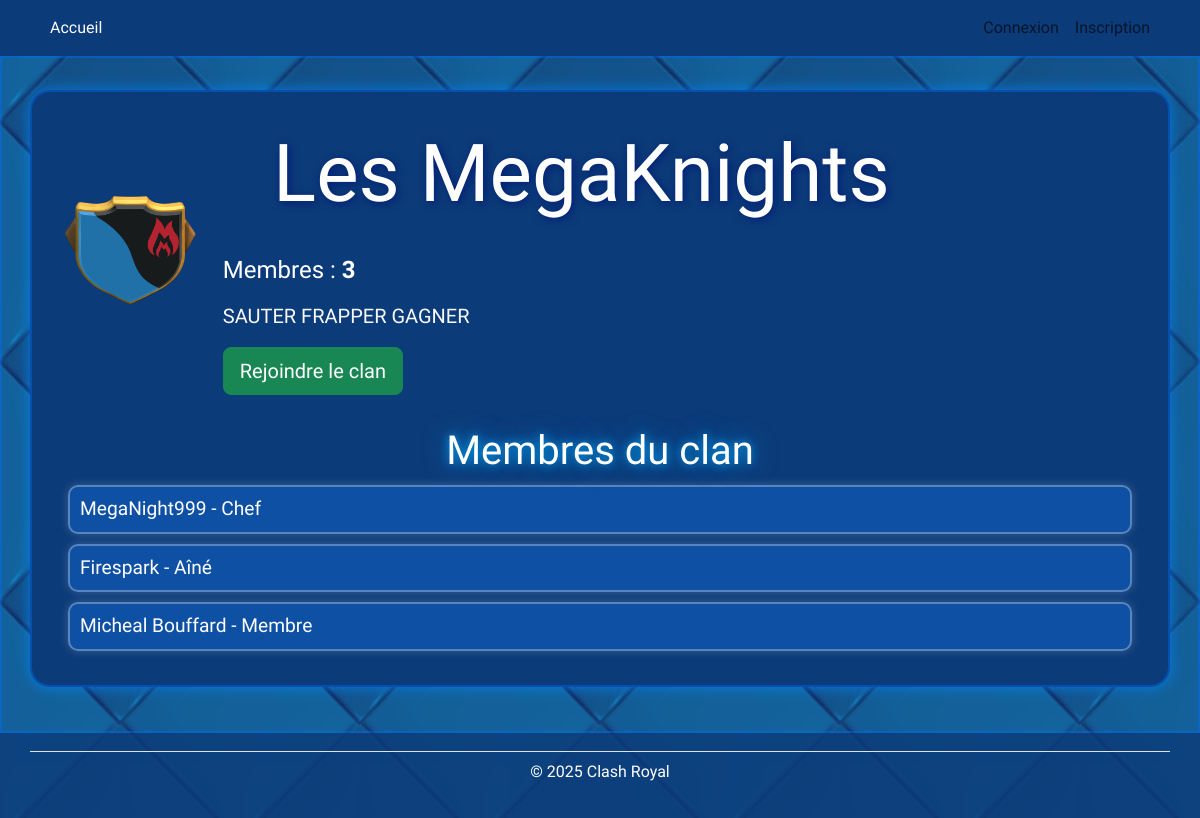
The app's page /vue/clanDescriptif.php?id=1 with its own data.
### tables this page shows
CREATE TABLE Clan(
    Id_Clan INT AUTO_INCREMENT,
    nom_clan VARCHAR(150)  NOT NULL,
    description_clan VARCHAR(500)  NOT NULL,
    prive BOOLEAN NOT NULL,
    PRIMARY KEY(Id_Clan),
    UNIQUE(nom_clan)
);

CREATE TABLE UtilisateurClan(
    Id_Clan INT,
    Id_Utilisateur INT,
    Id_Role INT,
    PRIMARY KEY(Id_Clan, Id_Utilisateur, Id_Role),
    FOREIGN KEY(Id_Clan) REFERENCES Clan(Id_Clan),
    FOREIGN KEY(Id_Utilisateur) REFERENCES Utilisateur(Id_Utilisateur),
    FOREIGN KEY(Id_Role) REFERENCES Role(Id_Role)
);

CREATE TABLE Utilisateur(
    Id_Utilisateur INT AUTO_INCREMENT,
    nom VARCHAR(100)  NOT NULL,
    mot_de_passe VARCHAR(255)  NOT NULL,
    PRIMARY KEY(Id_Utilisateur),
    UNIQUE(nom)
);

CREATE TABLE Role(
    Id_Role INT AUTO_INCREMENT,
    role VARCHAR(30) ,
    PRIMARY KEY(Id_Role)
);

### modele/modeleClan.php (called while the page is built, shortened)
<?php
class ModeleClan
{
    public static function ObtenirClanParId($idClan)
    {
        $connexion = BD::ObtenirConnexion();
        $req = $connexion->prepare(
            "SELECT * FROM Clan WHERE Id_Clan = :Id_Clan"
        );
        $req->bindParam(':Id_Clan', $idClan);
        $req->execute();
        return $req;
    }
    public static function ObtenirClanUtilisateur($idUtilisateur)
    {
        $connexion = BD::ObtenirConnexion();
        $req = $connexion->prepare(
            "SELECT * FROM Clan
            JOIN UtilisateurClan ON Clan.Id_Clan = UtilisateurClan.Id_Clan
            WHERE UtilisateurClan.Id_Utilisateur = :Id_Utilisateur"
        );
        $req->bindParam(':Id_Utilisateur', $idUtilisateur);
        $req->execute();
        return $req;
    }
    public static function ObtenirUtilisateursClan($idClan)
    {
        $connexion = BD::ObtenirConnexion();
        $req = $connexion->prepare("SELECT Id_Utilisateur, Id_Role FROM UtilisateurClan WHERE Id_Clan = :idClan");
        $req->bindParam(':idClan', $idClan);
        $req->execute();
        return $req;
    }
    public static function ObtenirRoleNom($id_role)
    {
        $connexion = BD::ObtenirConnexion();
        $req = $connexion->prepare("SELECT role FROM Role WHERE Id_Role = :id_role");
        $req->bindParam(':id_role', $id_role);
        $req->execute();
        return $req;
    }
}

### modele/modeleUtilisateurs.php (called while the page is built, shortened)
<?php
class ModeleUtilisateurs
{
    public static function ObtenirTout($idUtilisateur)
    {
        $connexion = BD::ObtenirConnexion();
        $req = $connexion->prepare(
            "SELECT * FROM Utilisateur WHERE Id_Utilisateur = :idUtilisateur"
        );
        $req->bindParam(':idUtilisateur', $idUtilisateur);
        $req->execute();
        return $req;
    }
}

### vue/clanDescriptif.php (the view, shortened to what this page needs)
<?php $titreOnglet = 'Clans';
require_once "modele/modeleClan.php";
require_once "modele/modeleUtilisateurs.php" ?>
<?php ob_start();
$requeteClans = ModeleClan::ObtenirClanParId($_GET['id']);
$clan = $requeteClans->fetch();
$requeteUtilisateurs = ModeleClan::ObtenirClanUtilisateur($_SESSION['utilisateur']['Id_Utilisateur']);
$clanUtilisateur = $requeteUtilisateurs->fetch();
?>
<div class="container bg-blue-900 tableau p-4">
    <div class="row align-items-center mb-4">
        <img class="clan-image" style="width: 15%;" src="Images/Clans/<?= htmlspecialchars($clan['Id_Clan']) ?>.png">
        <div class="col-md-8">
            <h1 class="text-center big-goofy-title mb-4">
                <?= htmlspecialchars($clan["nom_clan"]) ?>
            </h1>
            <?php
            $countReq = ModeleClan::ObtenirUtilisateursClan($clan['Id_Clan']);
            $nombreMembres = $countReq->rowCount();
            ?>
            <h4 class="text-white mb-3">
                Membres : <strong><?= $nombreMembres ?></strong>
            </h4>
            <p class="fs-5 text-light">
                <?= nl2br(htmlspecialchars($clan["description_clan"])) ?>
            </p>
            <?php if (!$clan['prive']) {if (!$clanUtilisateur || $clanUtilisateur['Id_Clan'] != $clan['Id_Clan']) { ?>
            <div class="mt-3">
                <form id="formRejoindre" method="post" action="rejoindreClan">
                    <button type="submit" class="btn btn-success btn-lg">
                        Rejoindre le clan
                    </button>
                </form>
            </div>
            <?php }}else{?> <div style="color: brown;">Ce clan est privé</div> <?php } ?>
        </div>
    </div>
    <h3 class="text-center text-white mt-4">Membres du clan</h3>
    <div id="tableau-utilisateurs" class="container bg-blue-900">
        <?php
        $requeteUtilisateurs = ModeleClan::ObtenirUtilisateursClan($clan['Id_Clan']);
        while ($utilisateurs = $requeteUtilisateurs->fetch()) {
            $requetenom = ModeleUtilisateurs::ObtenirTout($utilisateurs['Id_Utilisateur']);
            $requeteRole = ModeleClan::ObtenirRoleNom($utilisateurs['Id_Role']);
            $utilisateur = $requetenom->fetch();
            $role = $requeteRole->fetch();
        ?>
            <div class="panel-nom py-2" data-id="<?= $utilisateurs['Id_Utilisateur'] ?>">
                <?= htmlspecialchars($utilisateur['nom']) ?> - <?= htmlspecialchars($role['role']) ?>
            </div>
        <?php } ?>
    </div>
</div>
<?php require 'vue/gabarit.php'; ?>

### css/style.css (style rules this page uses)
body, main { font-family: 'Luckiest Guy', cursive; color: white; background-image: url("../Images/Autres/Background.jpg"); background-repeat: repeat; background-size: auto; background-attachment: fixed; }
.tableau { border-radius: 20px; border: 2px solid rgba(0, 110, 255, 0.4); box-shadow: 0 0 15px rgba(0, 140, 255, 0.7); padding: 2%; margin: 2%; }
.bg-blue-900 { background-color: #0c3b79; }
.big-goofy-title { font-size: 5rem; text-shadow: 2px 2px 8px rgb(2, 29, 117); stroke: url(#ffffff); padding: 10px; }
h3.text-center { font-family: 'Luckiest Guy', cursive; font-size: 2.5rem; text-align: center; margin-top: 25px; color: #00a6ff; text-shadow: 0 0 10px rgba(0, 170, 255, 0.9), 0 0 25px rgba(0, 170, 255, 0.6); }
.panel-nom { background-color: rgba(16, 105, 207, 0.5); border: 2px solid rgba(255, 255, 255, 0.3); border-radius: 10px; box-shadow: 0 0 10px rgba(255, 255, 255, 0.2); padding: 10px; margin: 10px 0; font-size: 1.2rem; }
.clan-image { width: 15%; height: auto; }

### records on screen
clan: nom_clan "Les MegaKnights", description_clan "SAUTER FRAPPER GAGNER"
utilisateurclan: Id_Utilisateur.nom "MegaNight999", Id_Role.role "Chef"
utilisateurclan: Id_Utilisateur.nom "Firespark", Id_Role.role "Aîné"
utilisateurclan: Id_Utilisateur.nom "Micheal Bouffard", Id_Role.role "Membre"

### other values on screen
$nombreMembres "3"
